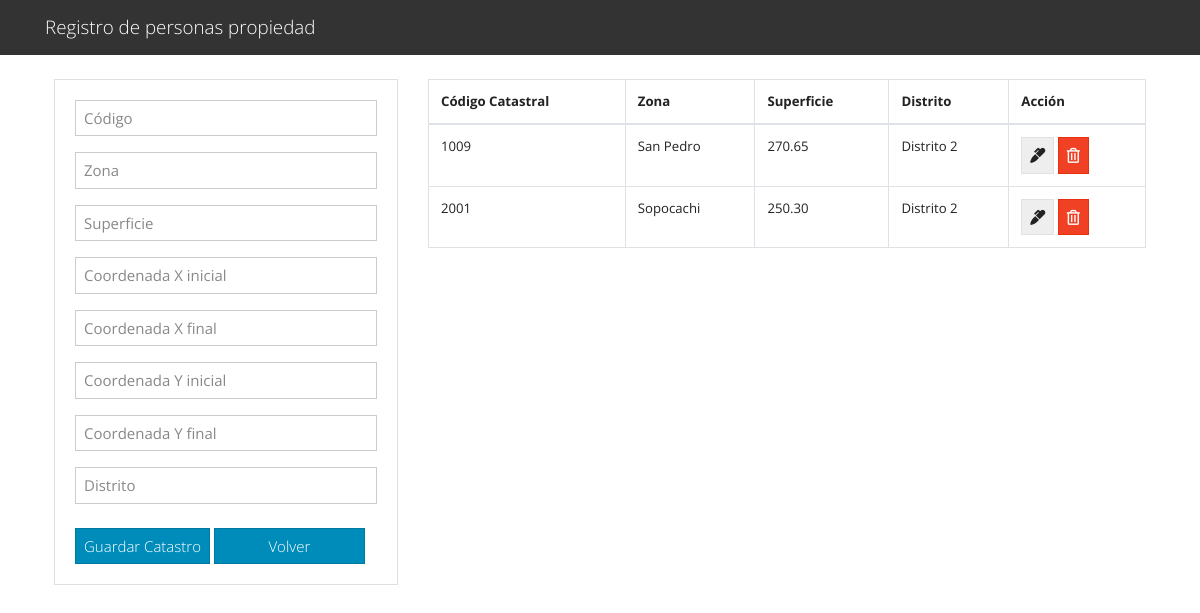
/propiedades.php?ci=2345678, run on the app's committed database.
### tables this page shows
CREATE TABLE `catastro` (
  `codigo` int(11) NOT NULL,
  `zona` varchar(50) DEFAULT NULL,
  `Xini` decimal(10,2) DEFAULT NULL,
  `Xfin` decimal(10,2) DEFAULT NULL,
  `Yini` decimal(10,2) DEFAULT NULL,
  `Yfin` decimal(10,2) DEFAULT NULL,
  `superficie` decimal(10,2) DEFAULT NULL,
  `distrito` varchar(50) DEFAULT NULL,
  `ci` int(11) DEFAULT NULL
);

### propiedades.php (the view, shortened to what this page needs)
<?php include("db.php"); ?>
<?php include('includes/header.php'); ?>
<main class="container p-4">
  <div class="row">
    <div class="col-md-4">
      <div class="card card-body">
        <form action="guardar_catastro.php" method="GET">
          <div class="form-group">
            <input type="text" name="codigo" class="form-control" placeholder="Código" autofocus required>
          </div>
          <div class="form-group">
            <input type="text" name="zona" class="form-control" placeholder="Zona" required>
          </div>
          <div class="form-group">
            <input type="text" name="superficie" class="form-control" placeholder="Superficie" required>
          </div>
          <div class="form-group">
            <input type="text" name="Xini" class="form-control" placeholder="Coordenada X inicial" required>
          </div>
          <div class="form-group">
            <input type="text" name="Xfin" class="form-control" placeholder="Coordenada X final" required>
          </div>
          <div class="form-group">
            <input type="text" name="Yini" class="form-control" placeholder="Coordenada Y inicial" required>
          </div>
          <div class="form-group">
            <input type="text" name="Yfin" class="form-control" placeholder="Coordenada Y final" required>
          </div>
          <div class="form-group">
            <input type="text" name="distrito" class="form-control" placeholder="Distrito" required>
          </div>
          <input type="submit" name="save_catastro" class="btn btn-primary w-45 mt-2" value="Guardar Catastro">
        <a href="CRUD.php" class="btn btn-primary w-50 mt-2">Volver</a>
        </form>
      </div>
    </div>
    <div class="col-md-8">
      <?php
      if (isset($_GET['ci'])) {
        $ci = $_GET['ci'];
        $query = "SELECT * FROM Catastro WHERE ci = '$ci'";
        $result_catastros = mysqli_query($conn, $query);
        if (mysqli_num_rows($result_catastros) > 0) {
      ?>
      <table class="table table-bordered">
        <thead>
          <tr>
            <th>Código Catastral</th>
            <th>Zona</th>
            <th>Superficie</th>
            <th>Distrito</th>
            <th>Acción</th>
          </tr>
        </thead>
        <tbody>
          <?php
          while ($row = mysqli_fetch_assoc($result_catastros)) { ?>
          <tr>
            <td><?php echo $row['codigo']; ?></td>
            <td><?php echo $row['zona']; ?></td>
            <td><?php echo $row['superficie']; ?></td>
            <td><?php echo $row['distrito']; ?></td>
            <td>
              <a href="edit_c.php?ci=<?php echo $row['ci']?>" class="btn btn-secondary">
                <i class="fas fa-marker"></i>
              </a>
              <a href="delete_c.php?codigo=<?php echo $row['codigo']?>" class="btn btn-danger">
                <i class="far fa-trash-alt"></i>
              </a>
            </td>
          </tr>
          <?php } ?>
        </tbody>
      </table>
      <?php
        } else {
          echo "<p>No se encontraron propiedades para esta persona.</p>";
        }
      } else {
        echo "<p>CI no proporcionado.</p>";
      }
      ?>
    </div>
  </div>
</main>
<?php include('includes/footer.php'); ?>

### data on the page
catastro: codigo "1009", zona "San Pedro", superficie "270.65", distrito "Distrito 2"
catastro: codigo "2001", zona "Sopocachi", superficie "250.30", distrito "Distrito 2"
